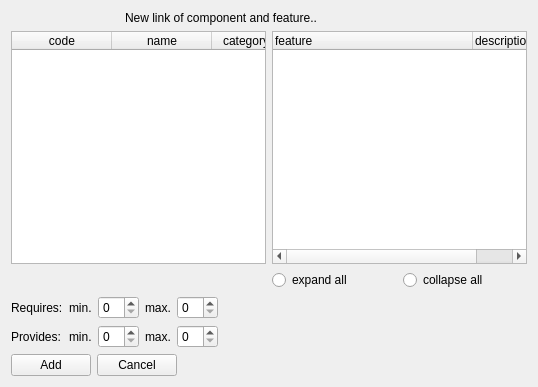
<?xml version="1.0" encoding="UTF-8"?>
<ui version="4.0">
 <class>components_features_add_form</class>
 <widget class="QWidget" name="components_features_add_form">
  <property name="geometry">
   <rect>
    <x>0</x>
    <y>0</y>
    <width>538</width>
    <height>387</height>
   </rect>
  </property>
  <property name="windowTitle">
   <string>Add a component/feature link</string>
  </property>
  <layout class="QGridLayout" name="gridLayout">
   <item row="5" column="0">
    <layout class="QHBoxLayout" name="horizontalLayout">
     <item>
      <widget class="QPushButton" name="link">
       <property name="text">
        <string>Add</string>
       </property>
       <property name="form" stdset="0">
        <string notr="true">_CLOSE_</string>
       </property>
       <property name="action" stdset="0">
        <string notr="true">createComponentFeature ComponentFeature {component{id={component.selected}};feature{id={feature.selected}}; min_requires{{main.min_requires}}; max_requires{{main.max_requires}}; min_provides{{main.min_provides}}; max_provides{{main.max_provides}}}</string>
       </property>
      </widget>
     </item>
     <item>
      <widget class="QPushButton" name="cancel">
       <property name="text">
        <string>Cancel</string>
       </property>
       <property name="form" stdset="0">
        <string notr="true">_CLOSE_</string>
       </property>
      </widget>
     </item>
     <item>
      <spacer name="horizontalSpacer">
       <property name="orientation">
        <enum>Qt::Horizontal</enum>
       </property>
       <property name="sizeHint" stdset="0">
        <size>
         <width>40</width>
         <height>20</height>
        </size>
       </property>
      </spacer>
     </item>
    </layout>
   </item>
   <item row="0" column="0">
    <layout class="QHBoxLayout" name="horizontalLayout_2">
     <item>
      <widget class="QLabel" name="label_2">
       <property name="maximumSize">
        <size>
         <width>32</width>
         <height>32</height>
        </size>
       </property>
       <property name="text">
        <string/>
       </property>
       <property name="pixmap">
        <pixmap resource="../qtclient.qrc">:/images/bricks.png</pixmap>
       </property>
      </widget>
     </item>
     <item>
      <widget class="QLabel" name="label_3">
       <property name="maximumSize">
        <size>
         <width>32</width>
         <height>32</height>
        </size>
       </property>
       <property name="text">
        <string/>
       </property>
       <property name="pixmap">
        <pixmap resource="../qtclient.qrc">:/images/link_add.png</pixmap>
       </property>
      </widget>
     </item>
     <item>
      <widget class="QLabel" name="label_4">
       <property name="maximumSize">
        <size>
         <width>32</width>
         <height>32</height>
        </size>
       </property>
       <property name="text">
        <string/>
       </property>
       <property name="pixmap">
        <pixmap resource="../qtclient.qrc">:/images/chart_organisation.png</pixmap>
       </property>
      </widget>
     </item>
     <item>
      <widget class="QLabel" name="label">
       <property name="text">
        <string>New link of component and feature..</string>
       </property>
      </widget>
     </item>
    </layout>
   </item>
   <item row="2" column="0">
    <layout class="QGridLayout" name="gridLayout_2">
     <item row="2" column="1">
      <layout class="QHBoxLayout" name="horizontalLayout_4">
       <item>
        <widget class="QRadioButton" name="ignore_expand_feats">
         <property name="text">
          <string>expand all</string>
         </property>
        </widget>
       </item>
       <item>
        <widget class="QRadioButton" name="ignore_collapse_feats">
         <property name="text">
          <string>collapse all</string>
         </property>
        </widget>
       </item>
      </layout>
     </item>
     <item row="0" column="1">
      <widget class="QTreeWidget" name="feature">
       <property name="itemsExpandable">
        <bool>true</bool>
       </property>
       <property name="action" stdset="0">
        <string notr="true">FeatureHierarchyRequest feature {id=1}</string>
       </property>
       <attribute name="headerDefaultSectionSize">
        <number>200</number>
       </attribute>
       <column>
        <property name="text">
         <string>feature</string>
        </property>
       </column>
       <column>
        <property name="text">
         <string>description</string>
        </property>
       </column>
      </widget>
     </item>
     <item row="2" column="0">
      <layout class="QHBoxLayout" name="horizontalLayout_3"/>
     </item>
     <item row="0" column="0">
      <widget class="QTableWidget" name="component">
       <property name="horizontalScrollBarPolicy">
        <enum>Qt::ScrollBarAlwaysOff</enum>
       </property>
       <property name="alternatingRowColors">
        <bool>true</bool>
       </property>
       <property name="selectionMode">
        <enum>QAbstractItemView::SingleSelection</enum>
       </property>
       <property name="selectionBehavior">
        <enum>QAbstractItemView::SelectRows</enum>
       </property>
       <property name="showGrid">
        <bool>true</bool>
       </property>
       <property name="gridStyle">
        <enum>Qt::DotLine</enum>
       </property>
       <property name="sortingEnabled">
        <bool>true</bool>
       </property>
       <property name="action" stdset="0">
        <string notr="true">ComponentListRequest component {}</string>
       </property>
       <property name="synonym:component">
        <string>row</string>
       </property>
       <attribute name="horizontalHeaderShowSortIndicator" stdset="0">
        <bool>true</bool>
       </attribute>
       <attribute name="verticalHeaderStretchLastSection">
        <bool>false</bool>
       </attribute>
       <column>
        <property name="text">
         <string>code</string>
        </property>
       </column>
       <column>
        <property name="text">
         <string>name</string>
        </property>
       </column>
       <column>
        <property name="text">
         <string>categoryName</string>
        </property>
       </column>
       <column>
        <property name="text">
         <string>manufacturerName</string>
        </property>
       </column>
       <column>
        <property name="text">
         <string>mfgCode</string>
        </property>
       </column>
       <column>
        <property name="text">
         <string>webPage</string>
        </property>
       </column>
       <column>
        <property name="text">
         <string>description</string>
        </property>
       </column>
       <column>
        <property name="text">
         <string>price</string>
        </property>
       </column>
      </widget>
     </item>
    </layout>
   </item>
   <item row="3" column="0">
    <layout class="QFormLayout" name="formLayout">
     <property name="fieldGrowthPolicy">
      <enum>QFormLayout::AllNonFixedFieldsGrow</enum>
     </property>
     <item row="1" column="0">
      <widget class="QLabel" name="label_requires">
       <property name="text">
        <string>Requires:</string>
       </property>
      </widget>
     </item>
     <item row="1" column="1">
      <layout class="QHBoxLayout" name="horizontalLayout_5">
       <item>
        <widget class="QLabel" name="label_min_requires">
         <property name="text">
          <string>min.</string>
         </property>
         <property name="buddy">
          <cstring>min_requires</cstring>
         </property>
        </widget>
       </item>
       <item>
        <widget class="QSpinBox" name="min_requires"/>
       </item>
       <item>
        <widget class="QLabel" name="label_max_requires">
         <property name="text">
          <string>max.</string>
         </property>
         <property name="buddy">
          <cstring>max_requires</cstring>
         </property>
        </widget>
       </item>
       <item>
        <widget class="QSpinBox" name="max_requires"/>
       </item>
       <item>
        <spacer name="horizontalSpacer_2">
         <property name="orientation">
          <enum>Qt::Horizontal</enum>
         </property>
         <property name="sizeHint" stdset="0">
          <size>
           <width>40</width>
           <height>20</height>
          </size>
         </property>
        </spacer>
       </item>
      </layout>
     </item>
     <item row="2" column="0">
      <widget class="QLabel" name="label_7">
       <property name="text">
        <string>Provides:</string>
       </property>
      </widget>
     </item>
     <item row="2" column="1">
      <layout class="QHBoxLayout" name="horizontalLayout_6">
       <item>
        <widget class="QLabel" name="label_min_provides">
         <property name="text">
          <string>min.</string>
         </property>
         <property name="buddy">
          <cstring>min_provides</cstring>
         </property>
        </widget>
       </item>
       <item>
        <widget class="QSpinBox" name="min_provides"/>
       </item>
       <item>
        <widget class="QLabel" name="label_max_provides">
         <property name="text">
          <string>max.</string>
         </property>
         <property name="buddy">
          <cstring>max_provides</cstring>
         </property>
        </widget>
       </item>
       <item>
        <widget class="QSpinBox" name="max_provides"/>
       </item>
       <item>
        <spacer name="horizontalSpacer_3">
         <property name="orientation">
          <enum>Qt::Horizontal</enum>
         </property>
         <property name="sizeHint" stdset="0">
          <size>
           <width>40</width>
           <height>20</height>
          </size>
         </property>
        </spacer>
       </item>
      </layout>
     </item>
    </layout>
   </item>
  </layout>
 </widget>
 <tabstops>
  <tabstop>feature</tabstop>
  <tabstop>ignore_expand_feats</tabstop>
  <tabstop>ignore_collapse_feats</tabstop>
  <tabstop>min_requires</tabstop>
  <tabstop>max_requires</tabstop>
  <tabstop>min_provides</tabstop>
  <tabstop>max_provides</tabstop>
  <tabstop>link</tabstop>
  <tabstop>cancel</tabstop>
 </tabstops>
 <resources>
  <include location="../qtclient.qrc"/>
  <include location="../qtclient.qrc"/>
 </resources>
 <connections>
  <connection>
   <sender>ignore_expand_feats</sender>
   <signal>clicked()</signal>
   <receiver>feature</receiver>
   <slot>expandAll()</slot>
   <hints>
    <hint type="sourcelabel">
     <x>396</x>
     <y>267</y>
    </hint>
    <hint type="destinationlabel">
     <x>305</x>
     <y>172</y>
    </hint>
   </hints>
  </connection>
  <connection>
   <sender>ignore_collapse_feats</sender>
   <signal>clicked()</signal>
   <receiver>feature</receiver>
   <slot>collapseAll()</slot>
   <hints>
    <hint type="sourcelabel">
     <x>526</x>
     <y>267</y>
    </hint>
    <hint type="destinationlabel">
     <x>446</x>
     <y>172</y>
    </hint>
   </hints>
  </connection>
 </connections>
</ui>
